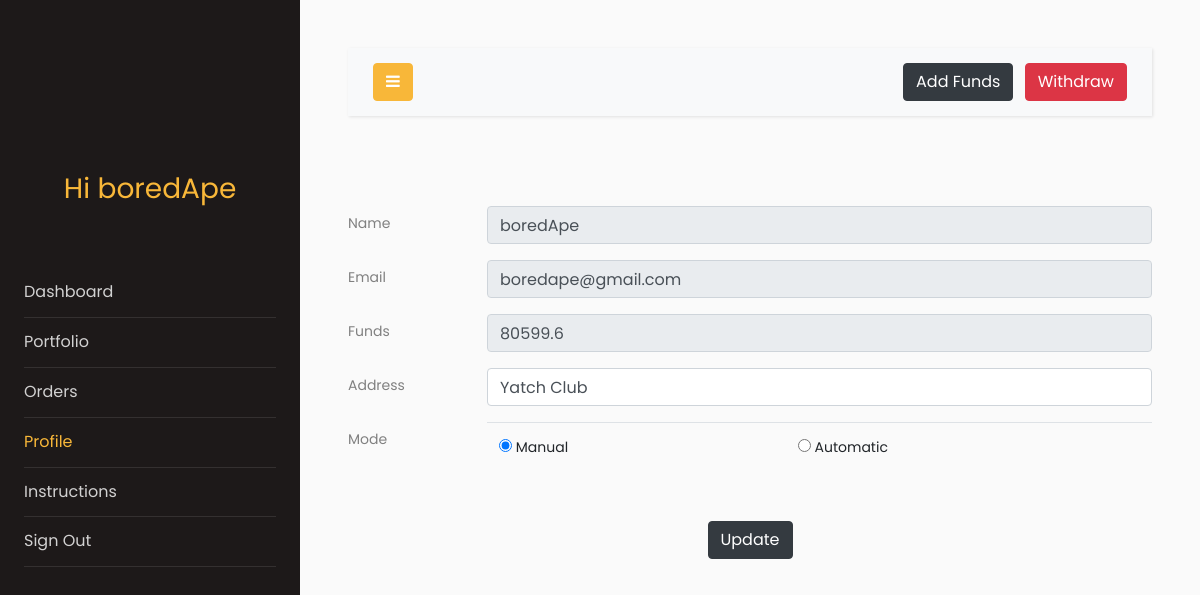
The page /profile (signed in) on the database as committed earlier.
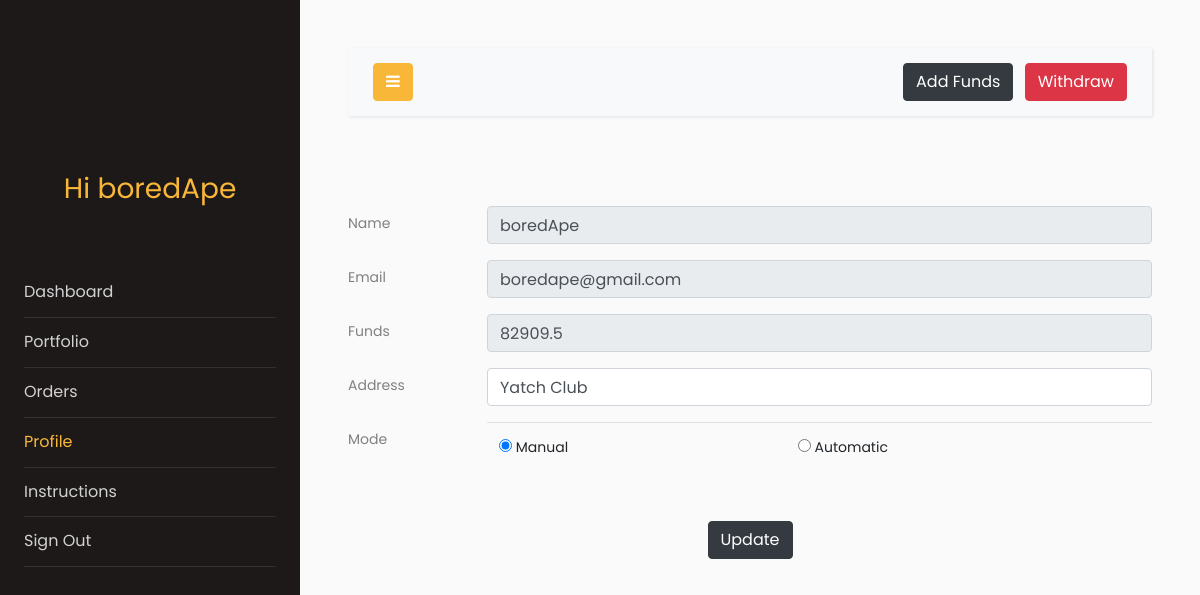
The same page on the database as committed later.
### models.py (models this page shows, shortened)
class Users(db.Model, UserMixin):
    __tablename__ = "users"
    name = db.Column(db.String(64))
    pasword_hash = db.Column(db.String(128))
    id = db.Column(db.Integer, primary_key=True)
    address = db.Column(db.String(128))
    funds = db.Column(db.Float, default=0)
    email = db.Column(db.String(64), unique=True, index=True)
    mode = db.Column(db.Integer, default=0)  # 0 is manual, 1 is automatic

### app.py (the view, shortened to what this page needs)
@app.route("/profile", methods=["GET", "POST"])
@login_required
def profile():
    pform = profiles()
    addform = addFunds()
    withform = WithdrawFunds()
    if addform.validate_on_submit() and addform.submit1.data:
        current_user.funds = current_user.funds + int(addform.amount.data)
        db.session.commit()
        flash("Funds added successfuly")
        return redirect(url_for("profile"))
    if pform.validate_on_submit():
        current_user.address = pform.address.data
        if pform.mode.data == 1:
            flash("Work in progress for Automatic Mode")
        current_user.mode = 0
        db.session.commit()
        flash("User Account Updated")
        return redirect(url_for("profile"))
    elif request.method == "GET":
        pform.name.data = current_user.name
        pform.email.data = current_user.email
        pform.funds.data = round(current_user.funds, 2)
        pform.address.data = current_user.address
        pform.mode.data = current_user.mode
    return render_template(
        "profile.html", proForm=pform, addform=addform, withform=withform
    )

### forms.py
class profiles(FlaskForm):
    name = StringField("Name")
    email = StringField("Email")
    funds = IntegerField("Funds")
    address = StringField("Address")
    mode = RadioField(
        "Mode", choices=[(0, "Manual"), (1, "Automatic")], default=0, coerce=int
    )
    submit = SubmitField("Update")

class addFunds(FlaskForm):
    amount = IntegerField("amount", validators=[DataRequired()])
    submit1 = SubmitField("Add Funds")

### models.py (called while the page is built)
@login_manager.user_loader
def load_user(user_id):
    return Users.query.get(user_id)

### templates/profile.html (shortened to what the changed rows need)
<!doctype html>
<html lang="en">
<head>
    <link rel="stylesheet" href="https://stackpath.bootstrapcdn.com/font-awesome/4.7.0/css/font-awesome.min.css">
    <link rel="stylesheet" href="{{ url_for('static', filename='css1/style.css') }}">
</head>
<body>
    <div class="wrapper d-flex align-items-stretch">
        <nav id="sidebar">
            <div class="p-4 pt-5">
                <a href="#" class="img logo"></a>
                <h3 style="color: #f8b739; font-family: Poppins, Arial, sans-serif; text-align: center;">Hi
                    {{current_user.name}}</h3>
                <br>
                <br>
                <ul class="list-unstyled components mb-5">
                    <li>
                    </li>
                    <li>
                      </li>
                    <li>
                    </li>
                    <li class="active">
                    </li>
                    <li>
                    </li>
                    <li>
                    </li>
                </ul>
            </div>
        </nav>
        <div id="content" class="p-4 p-md-5">
             <br>
             <br>
            <form method="POST" enctype="multipart/form-data" class="form-group">
                <div class="form-group row">
                    <div class="col-sm-10">
                        {{proForm.name(class='form-control', disabled=True)}}
                    </div>
                </div>
                <div class="form-group row">
                    <div class="col-sm-10">
                        {{proForm.email(class="form-control", disabled=True)}}
                    </div>
                </div>
                <div class="form-group row">
                    <div class="col-sm-10">
                        {{proForm.funds(class='form-control',disabled=True)}}
                    </div>
                </div>
                <div class="form-group row">
                    <div class="col-sm-10">
                        {{proForm.address(class='form-control',maxlength=128)}}
                    </div>
                </div>
            </form>
        </div>
    </div>
</body>
</html>

Rows that differ between the two databases and show on the page:
changed Users "boredApe": funds "80599.6" → "82909.5"
